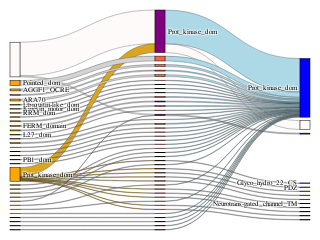
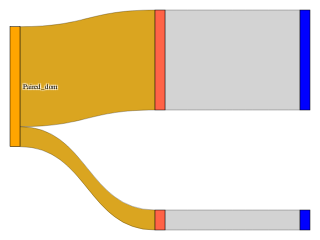
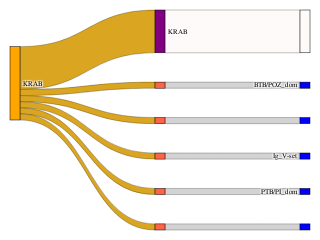
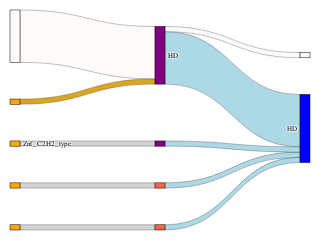

The notebook cell these images were saved under, in order:
### Code cell
# Using the above function and generating Sankey Plots for the top 5 n-grams used in fusions.
ngram_OI = ['IPR000719','IPR001523','IPR001909','IPR001356','IPR013087','IPR017452']
import kaleido
import plotly

for ngram in ngram_OI:
    leg_name=interpro_dict[ngram]
    f = generateFocusedSankey(ngram, sank_source_data, G_sank=G_sank, node_attrib=sank_node_attr)
    height = 150
    width = 100
    f.update_layout(font_size=6.5,height = height, width=width, font_color ='black', font_family = 'arial')
    
    #f.write_image(f'Figures/Manuscript Figures/Figure 3 Fusion Genes/{leg_name} Sankey Plot.svg', scale=1, engine='kaleido')
    f.show()

### Figure 1 — Plotly figure (JSON) as saved in the notebook; plotly's stock layout.template omitted (floating-point values rounded to 4 significant figures; data arrays with more than 128 entries replaced by an {"elided": "..."} marker saying what was removed)
{"data": [{"link": {"color": ["snow", "snow", "snow", "lightblue", "lightgray", "lightgray", "lightgray", "lightgray", "lightgray", "lightblue", "lightgray", "goldenrod", "goldenrod", "goldenrod", "goldenrod", "goldenrod", "goldenrod", "goldenrod", "goldenrod", "goldenrod", "goldenrod", "goldenrod", "lightblue", "lightgray", "lightblue", "lightgray", "lightgray", "lightblue", "lightgray", "lightblue", "lightblue", "lightgray", "lightgray", "lightblue", "lightgray", "lightgray", "lightgray", "lightgray", "lightgray", "lightblue", "lightblue", "lightgray", "lightblue", "lightgray", "lightblue", "lightblue", "lightgray", "lightblue", "lightgray", "lightblue", "lightgray", "lightgray", "lightblue", "lightgray", "lightblue", "lightblue", "lightgray", "lightblue", "lightblue", "lightgray", "lightblue", "lightblue", "lightgray", "lightgray", "lightgray", "lightblue", "lightgray", "lightgray", "lightblue", "lightgray", "lightgray", "lightblue", "lightgray", "lightblue", "lightblue", "lightblue", "lightgray", "lightblue", "lightgray", "lightgray", "lightgray", "lightblue", "lightgray", "lightblue", "lightgray", "lightgray", "lightblue", "lightgray"], "hovertemplate": "Link from %{source.customdata}<br /> to %{target.customdata}<br /> with %{value}", "line": {"color": "black", "width": 0.25}, "source": [2, 2, 15, 15, 1176, 1282, 1321, 1335, 1351, 1375, 1376, 1391, 1391, 1391, 1391, 1391, 1391, 1391, 1391, 1391, 1391, 1391, 1463, 1464, 1477, 1478, 1392, 1561, 1562, 1336, 1714, 1715, 1393, 183, 183, 1930, 1394, 2232, 2246, 1931, 2406, 2407, 2409, 2410, 2234, 2422, 2423, 2428, 2429, 2431, 2432, 2436, 2445, 2446, 1353, 2447, 2448, 2437, 2452, 2453, 1283, 2455, 2456, 1395, 2470, 2247, 1396, 1397, 3901, 3902, 1398, 4118, 4119, 1324, 2471, 4164, 4165, 4201, 4202, 1399, 4256, 4257, 1400, 4604, 4605, 1401, 4823, 4824], "target": [15, 183, 1094, 1132, 183, 1283, 1324, 1336, 1353, 1132, 1375, 15, 1392, 1393, 1394, 1395, 1396, 1397, 1398, 1399, 1400, 1401, 1132, 1463, 1132, 1477, 1528, 1132, 1561, 1132, 1132, 1714, 1192, 1132, 1811, 1931, 2061, 2234, 2247, 1132, 1132, 2406, 1132, 2409, 1132, 1132, 2422, 1132, 2428, 1132, 2431, 2437, 1132, 2445, 1132, 1132, 2447, 1132, 1132, 2452, 1132, 1132, 2455, 2426, 2471, 1132, 3551, 3726, 1132, 3901, 2667, 1132, 4118, 1132, 1132, 1132, 4164, 1132, 4201, 4220, 4257, 1132, 2963, 1132, 4604, 1096, 1132, 4823], "value": [69, 2, 18, 69, 1, 2, 1, 1, 1, 1, 1, 18, 1, 1, 1, 1, 1, 1, 1, 1, 1, 1, 2, 2, 2, 2, 1, 2, 2, 1, 4, 4, 1, 1, 2, 1, 1, 1, 1, 1, 10, 10, 4, 4, 1, 2, 2, 1, 1, 1, 1, 1, 1, 1, 1, 1, 1, 1, 1, 1, 2, 1, 1, 1, 1, 1, 1, 1, 1, 1, 1, 1, 1, 1, 1, 1, 1, 1, 1, 1, 1, 1, 1, 1, 1, 1, 1, 1]}, "node": {"color": {"elided": "4844 str values"}, "customdata": {"elided": "4844 str values"}, "hovertemplate": "Node %{customdata}", "label": {"elided": "4844 str values"}, "line": {"color": "black", "width": 0.5}, "pad": 100, "thickness": 10}, "type": "sankey"}], "layout": {"font": {"color": "black", "family": "arial", "size": 6.5}, "height": 150, "margin": {"b": 10, "l": 10, "r": 10, "t": 10}, "width": 100}}

### Figure 2 — Plotly figure (JSON) as saved in the notebook; plotly's stock layout.template omitted (floating-point values rounded to 4 significant figures; data arrays with more than 128 entries replaced by an {"elided": "..."} marker saying what was removed)
{"data": [{"link": {"color": ["lightgray", "goldenrod", "goldenrod", "lightgray"], "hovertemplate": "Link from %{source.customdata}<br /> to %{target.customdata}<br /> with %{value}", "line": {"color": "black", "width": 0.25}, "source": [2400, 2402, 2402, 2403], "target": [2401, 2400, 2403, 2433], "value": [5, 5, 1, 1]}, "node": {"color": {"elided": "4844 str values"}, "customdata": {"elided": "4844 str values"}, "hovertemplate": "Node %{customdata}", "label": {"elided": "4844 str values"}, "line": {"color": "black", "width": 0.5}, "pad": 100, "thickness": 10}, "type": "sankey"}], "layout": {"font": {"color": "black", "family": "arial", "size": 6.5}, "height": 150, "margin": {"b": 10, "l": 10, "r": 10, "t": 10}, "width": 100}}

### Figure 3 — Plotly figure (JSON) as saved in the notebook; plotly's stock layout.template omitted (floating-point values rounded to 4 significant figures; data arrays with more than 128 entries replaced by an {"elided": "..."} marker saying what was removed)
{"data": [{"link": {"color": ["snow", "goldenrod", "goldenrod", "goldenrod", "goldenrod", "goldenrod", "goldenrod", "lightgray", "lightgray", "lightgray", "lightgray", "lightgray"], "hovertemplate": "Link from %{source.customdata}<br /> to %{target.customdata}<br /> with %{value}", "line": {"color": "black", "width": 0.25}, "source": [1194, 1195, 1195, 1195, 1195, 1195, 1195, 1196, 1197, 1198, 1199, 1200], "target": [1094, 1194, 1196, 1197, 1198, 1199, 1200, 1848, 2319, 2324, 2967, 3719], "value": [7, 7, 1, 1, 1, 1, 1, 1, 1, 1, 1, 1]}, "node": {"color": {"elided": "4844 str values"}, "customdata": {"elided": "4844 str values"}, "hovertemplate": "Node %{customdata}", "label": {"elided": "4844 str values"}, "line": {"color": "black", "width": 0.5}, "pad": 100, "thickness": 10}, "type": "sankey"}], "layout": {"font": {"color": "black", "family": "arial", "size": 6.5}, "height": 150, "margin": {"b": 10, "l": 10, "r": 10, "t": 10}, "width": 100}}

### Figure 4 — Plotly figure (JSON) as saved in the notebook; plotly's stock layout.template omitted (floating-point values rounded to 4 significant figures; data arrays with more than 128 entries replaced by an {"elided": "..."} marker saying what was removed)
{"data": [{"link": {"color": ["snow", "lightgray", "snow", "lightblue", "lightgray", "goldenrod", "lightblue", "lightgray", "lightblue", "lightblue"], "hovertemplate": "Link from %{source.customdata}<br /> to %{target.customdata}<br /> with %{value}", "line": {"color": "black", "width": 0.25}, "source": [2, 1760, 303, 303, 2804, 3302, 3811, 3812, 2805, 1765], "target": [303, 1765, 1094, 2252, 2805, 303, 2252, 3811, 2252, 2252], "value": [10, 1, 1, 10, 1, 1, 1, 1, 1, 1]}, "node": {"color": {"elided": "4844 str values"}, "customdata": {"elided": "4844 str values"}, "hovertemplate": "Node %{customdata}", "label": {"elided": "4844 str values"}, "line": {"color": "black", "width": 0.5}, "pad": 100, "thickness": 10}, "type": "sankey"}], "layout": {"font": {"color": "black", "family": "arial", "size": 6.5}, "height": 150, "margin": {"b": 10, "l": 10, "r": 10, "t": 10}, "width": 100}}
